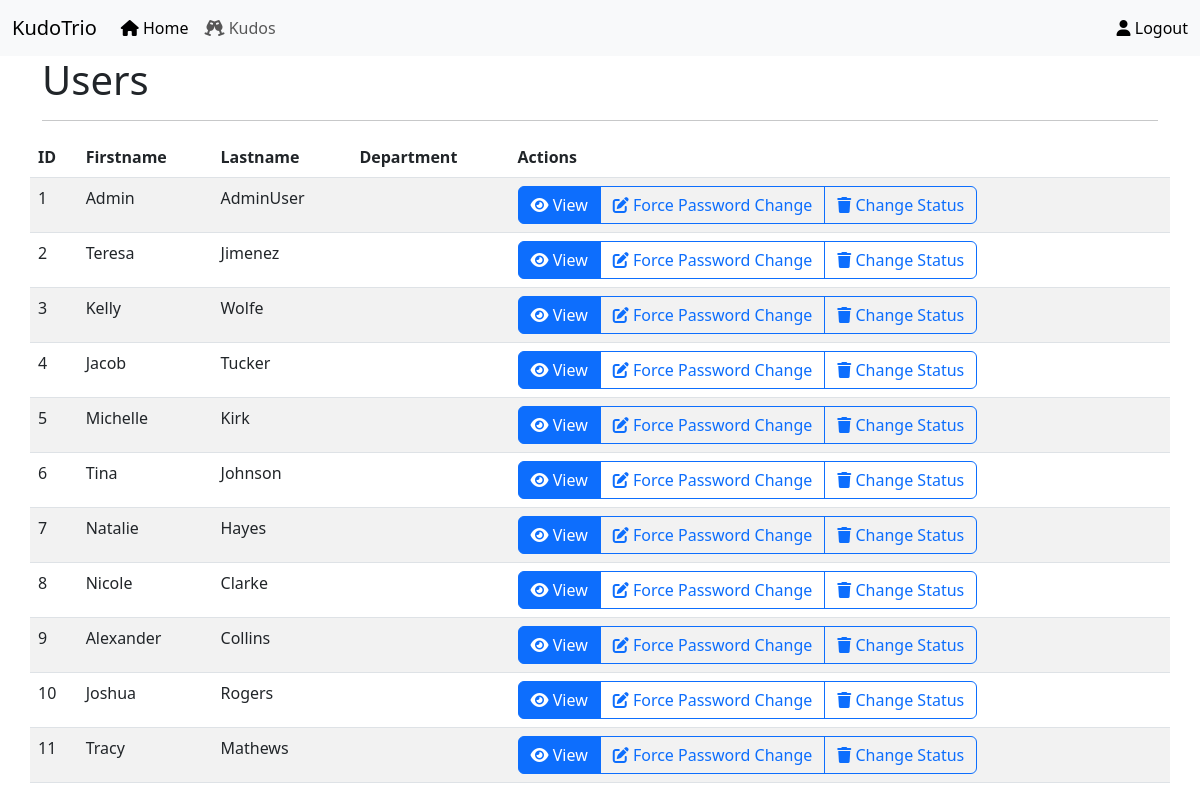
Page /settings/users (signed in) on the committed database.
### src/models.py (models this page shows, shortened)
class User(db.Model, UserMixin):
    __tablename__ = "users"
    id = db.Column(db.Integer, primary_key=True)
    department_id = db.Column(db.Integer, db.ForeignKey("departments.id"))
    email = db.Column(db.String(255), unique=True, index=True)
    password_hash = db.Column(db.String(128))
    firstname = db.Column(db.String(255))
    lastname = db.Column(db.String(255))
    role = db.Column(db.String(255))
    status = db.Column(db.String(255), default="active")
    created_date = db.Column(db.DateTime, nullable=False,
                             default=datetime.utcnow)
    created_by = db.Column(db.Integer, db.ForeignKey("users.id"))
    updated_date = db.Column(db.DateTime)
    updated_by = db.Column(db.Integer, db.ForeignKey("users.id"))

### src/settings/views.py (the view)
@settings_bp.route("/settings/users")
@login_required
@admin_required
def settings_users():
    users = User.query.all()
    return render_template("settings/users.html",
                           title="Users",
                           users=users)

### src/models.py (called while the page is built)
@login_manager.user_loader
def load_user(user_id):
    return User.query.get(user_id)

### src/templates/settings/users.html
{% extends "base.html" %} {% block content %}
<div class="container">
  <h1>Users</h1>
  <hr />
  <div class="row">
    <table class="table table-striped">
      <thead>
        <tr>
          <th scope="col">ID</th>
          <th scope="col">Firstname</th>
          <th scope="col">Lastname</th>
          <th scope="col">Department</th>
          <th scope="col">Actions</th>
        </tr>
      </thead>
      <tbody>
        {% for user in users %}
        <tr>
          <td>{{ user.id }}</td>
          <td>{{ user.firstname }}</td>
          <td>{{ user.lastname }}</td>
          <td></td>
          <td>
            <div class="btn-group" role="group" aria-label="actions">
              <a href="#" class="btn btn-primary"
                ><i class="fa fa-eye"></i> View</a
              >
              <a href="#" class="btn btn-outline-primary"
                ><i class="fa fa-edit"></i> Force Password Change</a
              >
              <a href="#" class="btn btn-outline-primary"
                ><i class="fa fa-trash"></i> Change Status</a
              >
            </div>
          </td>
        </tr>
        {% endfor %}
      </tbody>
    </table>
  </div>
</div>
{% endblock content %}

### src/templates/base.html (shortened to what this page needs)
<!DOCTYPE html>
<html lang="en" , dir="ltr">
  <head>
    <link
      rel="stylesheet"
      href="{{ url_for('static', filename='plugins/bootstrap5/bootstrap.min.css') }}"
    />
    <link
      rel="stylesheet"
      href="{{ url_for('static', filename='plugins/fontawesome/css/fontawesome.min.css') }}"
    />
    <link
      rel="stylesheet"
      href="{{ url_for('static', filename='plugins/fontawesome/css/brands.min.css') }}"
    />
    <link
      rel="stylesheet"
      href="{{ url_for('static', filename='plugins/fontawesome/css/solid.min.css') }}"
    />
  </head>
  <body>
    {% include 'navbar.html' %}
    <div class="container-fluid">
      <main>
        {% block content %} {% endblock content %}
      </main>
    </div>
  </body>
</html>

### src/templates/navbar.html (shortened to what this page needs)
{% block navbar %}
<nav class="navbar navbar-expand-lg bg-body-tertiary">
  <div class="container-fluid">
    <a class="navbar-brand" href="{{ url_for('core.index') }}">KudoTrio</a>
    <div class="collapse navbar-collapse" id="navbarSupportedContent">
      <ul class="navbar-nav me-auto mb-2 mb-lg-0">
        <li class="nav-item">
          <a
            class="nav-link active"
            aria-current="page"
            href="{{ url_for('core.index') }}"
            ><i class="fa-solid fa-home"></i> Home</a
          >
        </li>
        <li class="nav-item">
          <a class="nav-link" href="#"
            ><i class="fa-solid fa-champagne-glasses"></i> Kudos</a
          >
        </li>
      </ul>
      <span class="navbar-text">
        {% if current_user.is_authenticated %}
        <a class="nav-link" href="{{ url_for('users.logout') }}"
          ><i class="fa-solid fa-user"></i> Logout</a
        >
        {% else %}
        <a class="nav-link" href="{{ url_for('users.login') }}"
          ><i class="fa-solid fa-user"></i> Login</a
        >
        {% endif %}
      </span>
    </div>
  </div>
</nav>
{% endblock navbar %}

### rows in the picture
User: id "1", firstname "Admin", lastname "AdminUser"
User: id "2", firstname "Teresa", lastname "Jimenez"
User: id "3", firstname "Kelly", lastname "Wolfe"
User: id "4", firstname "Jacob", lastname "Tucker"
User: id "5", firstname "Michelle", lastname "Kirk"
User: id "6", firstname "Tina", lastname "Johnson"
User: id "7", firstname "Natalie", lastname "Hayes"
User: id "8", firstname "Nicole", lastname "Clarke"
User: id "9", firstname "Alexander", lastname "Collins"
User: id "10", firstname "Joshua", lastname "Rogers"
User: id "11", firstname "Tracy", lastname "Mathews"
